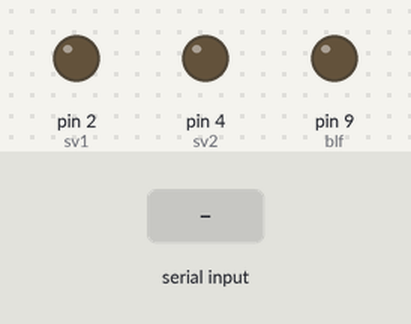
Simulated run of this sketch. Board: Arduino Uno, built with avr-gcc and run on an emulated ATmega328P. On the bench: output pins drawn as LEDs (lit = HIGH). The inputs (shaded band) are chosen by the test bench. What the sketch prints to the serial monitor is not drawn.

Above: at 1.2 s.
1.3 s: "f,45\n" received over Serial
At 2.2 s:
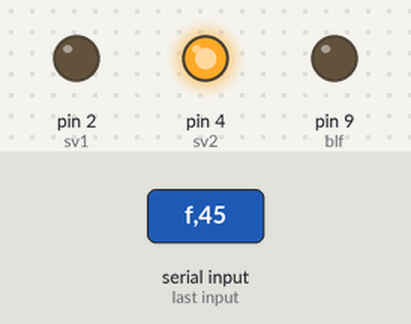
3.3 s: "c,45\n" received over Serial
At 4.9 s:
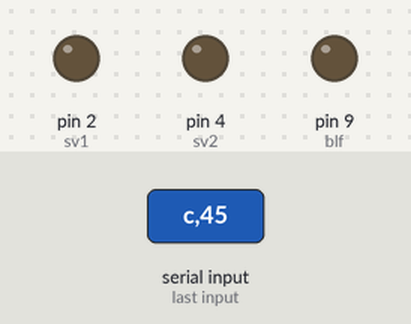
5.3 s: "d90\n" received over Serial
At 5.7 s:
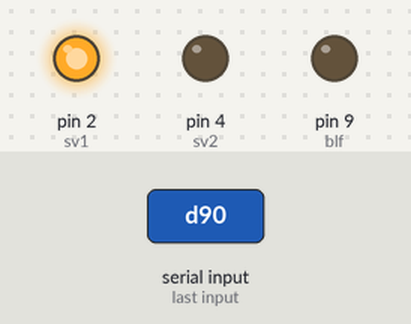
6.8 s: "d,45\n" received over Serial
At 7.3 s:
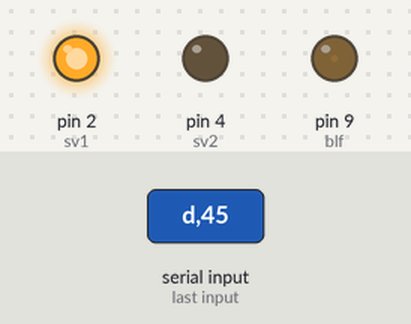
8.4 s: "90,45\n" received over Serial
At 9.4 s:
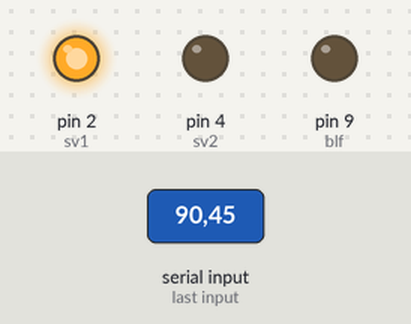
9.9 s: "c90\n" received over Serial
At 10.4 s:
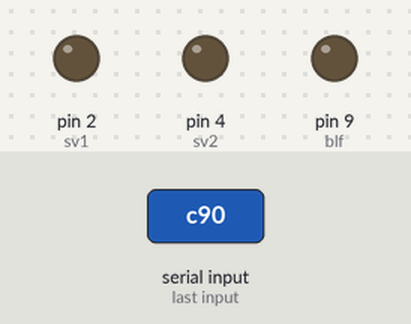
Timing chart, 0 to 12.4 s (numbered marks = the images above; inputs shaded):
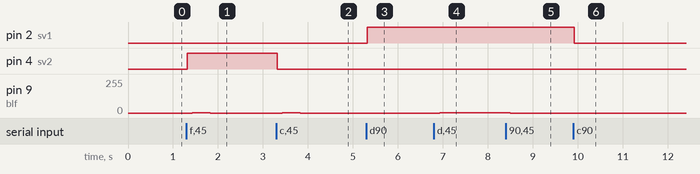

The sketch:

airdrive_old.ino
```cpp
int sv1=2;
int sv2=4;
float b_avgf,a_tgt;
int b_avgi,a;
int mark,flag=0;//flag=1时是打气模式，flag=2是吸气模式d
int blf=9;
String a_tgt2;
void setup() {
  Serial.begin(9600);
pinMode(sv1,OUTPUT);//一号电磁阀，电气比例阀
pinMode(sv2,OUTPUT);//二号电磁阀，真空发生器
//pinMode(2,INPUT);//充气模式
//pinMode(3,INPUT);//吸气模式
pinMode(9,OUTPUT);//输出模拟信号给电气比例阀
pinMode(A0,INPUT);//反馈
digitalWrite(sv1,LOW);
digitalWrite(sv2,LOW);
analogWrite(blf,0);
Serial.setTimeout(50);
}

void loop()
{
      if (Serial.available()>0)//蓝牙发数字是调节气压，c是关阀，d是打气，f是放气
      {
        mark=int(Serial.read()-'0');
        //Serial.println(mark);
        delay(20);
        if(mark>=0&&mark<=9)
        {
            a_tgt=0;
            delay(20);
//           while (Serial.available()>0)//启动前设定气压，输入值为目标气压乘1000,然后随便第一位打数字，比如05，050，0120
//            {
//              a_tgt=a_tgt*10+(int(Serial.read() - '0'));
//
//              delay(20);
//            }
            a_tgt2 = Serial.readString();
            a_tgt = a_tgt2.toInt();
            a_tgt=a_tgt/1000;
            a=int(a_tgt/0.9*255);
            analogWrite(blf,a);
            Serial.print("当前目标气压为：");
            Serial.println(a_tgt,4);
            Serial.println(a,4);
            delay(400);//180329 1726新加的
         }
         else if(mark=='c'-'0')
         {
          flag=3;
            Serial.println("close!");
            digitalWrite(sv1,LOW);
            digitalWrite(sv2,LOW);
            analogWrite(blf,0);

         }
         else if(mark=='d'-'0')
         {
            flag=1;Serial.println("打气!");
          }
         else if(mark=='f'-'0')
         {
            flag=2;Serial.println("吸气!");
            digitalWrite(sv1,LOW);
            digitalWrite(sv2,HIGH);
            analogWrite(blf,0);
          }

      }
      if(flag==1)
      {
          int i;
          digitalWrite(sv1,HIGH);
          digitalWrite(sv2,LOW);
//          b_avgi=0;
//          for(i=0;i<=19;i++)
//          {
//             b_avgi=b_avgi+analogRead(A0);
//             delay(10);
//           }
//          b_avgf=b_avgi/20;//均值滤波
//          b_avgf=0.0011*b_avgf-0.24;//非常重要的比例公式，让模拟值转为气压值
//          if(((a/255)*0.9)<=1.2*a_tgt&&((a/255)*0.9)>=0.8*a_tgt)//如果离初始值距离过大。就停止调节
//            {
//             a=a-(b_avgf-a_tgt)*255/3;//除以3是比例系数
//             Serial.print("反馈值");
//             Serial.println(b_avgf,4);
//             Serial.print("给定值");
//             Serial.println(a_tgt,4);
//             Serial.print("输出量");
//             Serial.println(a);
//             Serial.println(' ');
//             analogWrite(9,a);
//             }
      }
      if(flag==2)
      {
          digitalWrite(sv1,LOW);
          digitalWrite(sv2,HIGH);
          analogWrite(blf,0);
      }
      if(flag==3)
      {
            digitalWrite(sv1,LOW);
            digitalWrite(sv2,LOW);
            analogWrite(blf,0);
       }

}
```

Measured:
- after the input at 1.3 s, pin 4 (sv2): LOW → HIGH at once; pin 9 (blf): 0/255 → 1/255 after 0.13 s, → 0/255 0.40 s later
- after the input at 3.3 s, pin 4 (sv2): HIGH → LOW at once; pin 9 (blf): 0/255 → 1/255 after 0.13 s, → 0/255 0.40 s later
- after the input at 5.3 s, pin 2 (sv1): LOW → HIGH at once
- after the input at 6.8 s, pin 9 (blf): 0/255 → 1/255 after 0.13 s
- after the input at 8.4 s, pin 9 (blf): 1/255 → 0/255 after 0.09 s
- after the input at 9.9 s, pin 2 (sv1): HIGH → LOW at once
